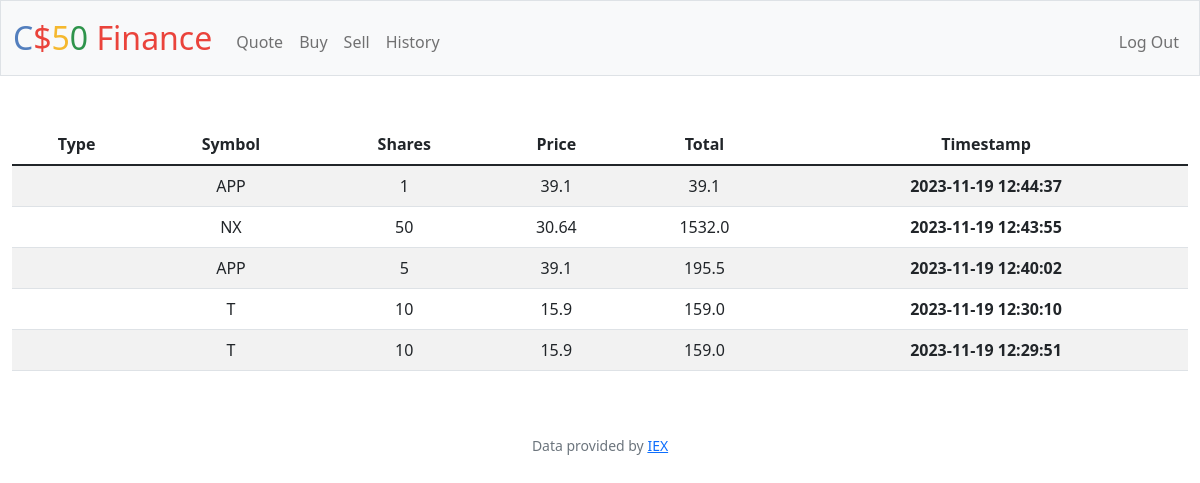
Screenshot of /history (signed in) with the database file from the repository.
### tables this page shows
CREATE TABLE transactions(id INTEGER PRIMARY KEY AUTOINCREMENT, user_id INTEGER NOT NULL, symbol TEXT NOT NULL, shares INTEGER NOT NULL, price NUMERIC NOT NULL, timestamp DATETIME DEFAULT CURRENT_TIMESTAMP, FOREIGN KEY(user_id) REFERENCES users(id));

### app.py (the view)
@app.route("/history")
@login_required
def history():
    transactions = db.execute("SELECT * FROM transactions WHERE user_id = :user_id ORDER BY timestamp DESC", user_id=session["user_id"])
    return render_template("history.html", transactions=transactions)

### app.py (called while the page is built)
@app.after_request
def after_request(response):
    response.headers["Cache-Control"] = "no-cache, no-store, must-revalidate"
    response.headers["Expires"] = 0
    response.headers["Pragma"] = "no-cache"
    return response

### helpers.py (called while the page is built)
def login_required(f):
    @wraps(f)
    def decorated_function(*args, **kwargs):
        if session.get("user_id") is None:
            return redirect("/login")
        return f(*args, **kwargs)
    return decorated_function

### templates/history.html (shortened to what this page needs)
{% extends "layout.html" %}
{% block main %}
    <table class="table table-striped">
        <thead>
            <tr>
                <th>Type</th>
                <th>Symbol</th>
                <th>Shares</th>
                <th>Price</th>
                <th>Total</th>
                <th>Timestamp</th>
            </tr>
        </thead>
    <tbody>
        {% for i in transactions %}
            <tr>
                <td>{{i.type}}</td>
                <td>{{i.symbol}}</td>
                <td>{{i.shares}}</td>
                <td>{{i.price}}</td>
                <td>{{i.shares * i.price}}</td>
                <th>{{i.timestamp}}</th>
            </tr>
        {% endfor %}
    </tbody>
</table>
{% endblock %}

### templates/layout.html (shortened to what this page needs)
<!DOCTYPE html>
<html lang="en">
    <head>
        <link href="https://cdn.jsdelivr.net/npm/bootstrap@5.1.3/dist/css/bootstrap.min.css" rel="stylesheet">
        <link href="/static/styles.css" rel="stylesheet">
    </head>
    <body>
        <nav class="bg-light border navbar navbar-expand-md navbar-light">
            <div class="container-fluid">
                <a class="navbar-brand" href="/"><span class="blue">C</span><span class="red">$</span><span class="yellow">5</span><span class="green">0</span> <span class="red">Finance</span></a>
                <div class="collapse navbar-collapse" id="navbar">
                    {% if session["user_id"] %}
                        <ul class="navbar-nav me-auto mt-2">
                            <li class="nav-item"><a class="nav-link" href="/quote">Quote</a></li>
                            <li class="nav-item"><a class="nav-link" href="/buy">Buy</a></li>
                            <li class="nav-item"><a class="nav-link" href="/sell">Sell</a></li>
                            <li class="nav-item"><a class="nav-link" href="/history">History</a></li>
                        </ul>
                        <ul class="navbar-nav ms-auto mt-2">
                            <li class="nav-item"><a class="nav-link" href="/logout">Log Out</a></li>
                        </ul>
                    {% else %}
                        <ul class="navbar-nav ms-auto mt-2">
                            <li class="nav-item"><a class="nav-link" href="/register">Register</a></li>
                            <li class="nav-item"><a class="nav-link" href="/login">Log In</a></li>
                        </ul>
                    {% endif %}
                </div>
            </div>
        </nav>
        <main class="container-fluid py-5 text-center">
            {% block main %}{% endblock %}
        </main>
        <footer class="mb-5 small text-center text-muted">
            Data provided by <a href="https://iexcloud.io/">IEX</a>
        </footer>
    </body>
</html>

### static/styles.css (style rules this page uses)
nav .navbar-brand { font-size: xx-large; }
nav .navbar-brand .blue { color: #537fbe; }
nav .navbar-brand .red { color: #ea433b; }
nav .navbar-brand .yellow { color: #f5b82e; }
nav .navbar-brand .green { color: #2e944b; }

### rows the page displays
transactions: symbol "APP", shares "1", price "39.1", i.shares*i.price "39.1", timestamp "2023-11-19 12:44:37"
transactions: symbol "NX", shares "50", price "30.64", i.shares*i.price "1532.0", timestamp "2023-11-19 12:43:55"
transactions: symbol "APP", shares "5", price "39.1", i.shares*i.price "195.5", timestamp "2023-11-19 12:40:02"
transactions: symbol "T", shares "10", price "15.9", i.shares*i.price "159.0", timestamp "2023-11-19 12:30:10"
transactions: symbol "T", shares "10", price "15.9", i.shares*i.price "159.0", timestamp "2023-11-19 12:29:51"
